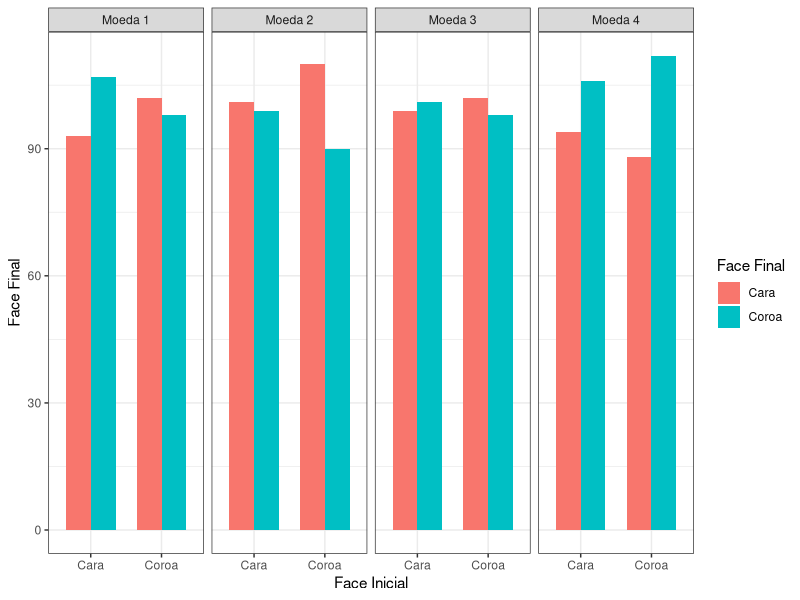

Write the R code that produced this figure.
## ---- chunk 1
library(readxl)
library(tidyverse)
## ---- chunk 2
moeda_1 <- cbind(read_excel(path = "lancamentos.xlsx", range = "E2:G101", col_names = FALSE), read_excel(path = "lancamentos.xlsx", range = "A102:C201", col_names = FALSE), read_excel(path = "lancamentos.xlsx", range = "M202:O301", col_names = FALSE), read_excel(path = "lancamentos.xlsx", range = "I302:K401", col_names = FALSE))

moeda_2 <- cbind(read_excel(path = "lancamentos.xlsx", range = "A2:C101", col_names = FALSE), read_excel(path = "lancamentos.xlsx", range = "E102:G201", col_names = FALSE), read_excel(path = "lancamentos.xlsx", range = "I202:K301", col_names = FALSE), read_excel(path = "lancamentos.xlsx", range = "M302:O401", col_names = FALSE))

moeda_3 <- cbind(read_excel(path = "lancamentos.xlsx", range = "I2:K101", col_names = FALSE), read_excel(path = "lancamentos.xlsx", range = "M102:O201", col_names = FALSE), read_excel(path = "lancamentos.xlsx", range = "E202:G301", col_names = FALSE), read_excel(path = "lancamentos.xlsx", range = "A302:C401", col_names = FALSE))

moeda_4 <- cbind(read_excel(path = "lancamentos.xlsx", range = "M2:O101", col_names = FALSE), read_excel(path = "lancamentos.xlsx", range = "I102:K201", col_names = FALSE), read_excel(path = "lancamentos.xlsx", range = "A202:C301", col_names = FALSE), read_excel(path = "lancamentos.xlsx", range = "E302:G401", col_names = FALSE))
## ---- chunk 3
names(moeda_1) <- c("1", "Joao_inicial", "Joao_final", "2", "Lucas_inicial", "Lucas_final", "3", "Ana_inicial", "Ana_final", "4", "Daniel_inicial", "Daniel_final")

names(moeda_2) <- c("2", "Lucas_inicial", "Lucas_final", "1", "Joao_inicial", "Joao_final", "4", "Daniel_inicial", "Daniel_final", "3", "Ana_inicial", "Ana_final")

names(moeda_3) <- c("4", "Daniel_inicial", "Daniel_final", "3", "Ana_inicial", "Ana_final", "1", "Joao_inicial", "Joao_final", "2", "Lucas_inicial", "Lucas_final")

names(moeda_4) <- c("3", "Ana_inicial", "Ana_final", "4", "Daniel_inicial", "Daniel_final", "2", "Lucas_inicial", "Lucas_final", "1", "Joao_inicial", "Joao_final")
## ---- chunk 4
face_to_number <- function(x){
  if(x == "cara"){
    valor = 0
  }
  if(x == "coroa"){
    valor = 1
  }
  if(x == "cora"){
    valor = 1
  }
  
  return(valor)
}

face_to_number <- Vectorize(face_to_number)

moeda_1 <- moeda_1 %>% select("Ana_inicial" , "Ana_final", "Daniel_inicial", "Daniel_final", "Joao_inicial", "Joao_final", "Lucas_inicial", "Lucas_final") %>% drop_na() %>% mutate_all(str_to_lower) %>% mutate_all(face_to_number)

moeda_2 <- moeda_2 %>% select("Ana_inicial" , "Ana_final", "Daniel_inicial", "Daniel_final", "Joao_inicial", "Joao_final", "Lucas_inicial", "Lucas_final") %>% drop_na() %>% mutate_all(str_to_lower) %>% mutate_all(face_to_number)

moeda_3 <- moeda_3 %>% select("Ana_inicial" , "Ana_final", "Daniel_inicial", "Daniel_final", "Joao_inicial", "Joao_final", "Lucas_inicial", "Lucas_final") %>% drop_na() %>% mutate_all(str_to_lower) %>% mutate_all(face_to_number)

moeda_4 <- moeda_4 %>% select("Ana_inicial" , "Ana_final", "Daniel_inicial", "Daniel_final", "Joao_inicial", "Joao_final", "Lucas_inicial", "Lucas_final") %>% drop_na() %>% mutate_all(str_to_lower) %>% mutate_all(face_to_number)

## ---- chunk 5
colnames(moeda_1) <- paste(colnames(moeda_1), "_moeda_1", sep = "")
colnames(moeda_2) <- paste(colnames(moeda_2), "_moeda_2", sep = "")
colnames(moeda_3) <- paste(colnames(moeda_3), "_moeda_3", sep = "")
colnames(moeda_4) <- paste(colnames(moeda_4), "_moeda_4", sep = "")
## ---- chunk 6
moedas_df <- cbind(moeda_1, moeda_2, moeda_3, moeda_4)

write.csv(moedas_df, "moedas.csv", row.names= FALSE)
## ---- chunk 7
colnames(moeda_1) <- c("Ana_inicial" , "Ana_final", "Daniel_inicial", "Daniel_final", "Joao_inicial", "Joao_final", "Lucas_inicial", "Lucas_final")
colnames(moeda_2) <- c("Ana_inicial" , "Ana_final", "Daniel_inicial", "Daniel_final", "Joao_inicial", "Joao_final", "Lucas_inicial", "Lucas_final") 
colnames(moeda_3) <- c("Ana_inicial" , "Ana_final", "Daniel_inicial", "Daniel_final", "Joao_inicial", "Joao_final", "Lucas_inicial", "Lucas_final") 
colnames(moeda_4) <- c("Ana_inicial" , "Ana_final", "Daniel_inicial", "Daniel_final", "Joao_inicial", "Joao_final", "Lucas_inicial", "Lucas_final") 

moedas_df_2 <- rbind(moeda_1, moeda_2, moeda_3, moeda_4)
## ---- chunk 8
AJ <- table(moedas_df_2$Ana_inicial, moedas_df_2$Ana_final)

DAN <- table(moedas_df_2$Daniel_inicial, moedas_df_2$Daniel_final)

FUR <- table(moedas_df_2$Joao_inicial, moedas_df_2$Joao_final)

KIST <- table(moedas_df_2$Lucas_inicial, moedas_df_2$Lucas_final)
todos <- AJ+DAN+FUR+KIST

prop.test(c(393, 398), c(393+413,396+398))
## ---- chunk 9
moedas_df_3 <- moedas_df_2 %>% mutate(Ana_suc = ifelse(Ana_inicial == Ana_final, 1, 0)) %>% mutate(Daniel_suc = ifelse(Daniel_inicial == Daniel_final, 1, 0)) %>% mutate(Joao_suc = ifelse(Joao_inicial == Joao_final, 1, 0)) %>% mutate(Lucas_suc = ifelse(Lucas_inicial == Lucas_final, 1, 0))
## ---- chunk 10
z_test <- function(x){
  n_suc = sum(x)
  p0 = 2/3
  n = length(x)
  if(n_suc > p0*n){
    stat = n_suc + 1/2 - p0*n
  }
  else{stat = n_suc - 1/2 - p0*n}
  
  z_stat  <- stat/sqrt(n*p0*(1-p0))
  p_value <- 2*pnorm(-abs(z_stat))
  
  vetor = c(p0*n, n_suc, z_stat, p_value)
  
  return(vetor)
}

z_test <- Vectorize(z_test)

z_test(moedas_df_3[,9:12])
## ---- chunk 11
nomes <- c("Inicial", "Final", "Inicial", "Final", "Inicial", "Final", "Inicial", "Final")

colnames(moeda_1) <- nomes
colnames(moeda_2) <- nomes
colnames(moeda_3) <- nomes
colnames(moeda_4) <- nomes

moeda_1_long <- cbind(c(moeda_1[,1], moeda_1[,3], moeda_1[,5], moeda_1[,7]), c(moeda_1[,2], moeda_1[,4], moeda_1[,6], moeda_1[,8])) %>% as.data.frame() %>% mutate(Suc = ifelse(V1 == V2, 1, 0))
names(moeda_1_long) <- c("Inicial", "Final", "Suc")

moeda_2_long <- cbind(c(moeda_2[,1], moeda_2[,3], moeda_2[,5], moeda_2[,7]), c(moeda_2[,2], moeda_2[,4], moeda_2[,6], moeda_2[,8])) %>% as.data.frame() %>% mutate(Suc = ifelse(V1 == V2, 1, 0))
names(moeda_2_long) <- c("Inicial", "Final", "Suc")

moeda_3_long <- cbind(c(moeda_3[,1], moeda_3[,3], moeda_3[,5], moeda_3[,7]), c(moeda_3[,2], moeda_3[,4], moeda_3[,6], moeda_3[,8])) %>% as.data.frame() %>% mutate(Suc = ifelse(V1 == V2, 1, 0))
names(moeda_3_long) <- c("Inicial", "Final", "Suc")

moeda_4_long <- cbind(c(moeda_4[,1], moeda_4[,3], moeda_4[,5], moeda_4[,7]), c(moeda_4[,2], moeda_4[,4], moeda_4[,6], moeda_4[,8])) %>% as.data.frame() %>% mutate(Suc = ifelse(V1 == V2, 1, 0))
names(moeda_4_long) <- c("Inicial", "Final", "Suc")
## ---- chunk 12
df_moedas_long <- cbind(moeda_1_long$Suc, moeda_2_long$Suc, moeda_3_long$Suc, moeda_4_long$Suc) %>% as.data.frame()
names(df_moedas_long) <- c("Sucessos_moeda_1", "Sucessos_moeda_2", "Sucessos_moeda_3", "Sucessos_moeda_4")


z_test(df_moedas_long)
## ---- chunk 13
moedas_df_2$Moeda <- c(rep(1, 100), rep(2, 100), rep(3, 100), rep(4, 100))
names(moedas_df_2) <- c("Inicial", "Final", "Inicial", "Final", "Inicial", "Final", "Inicial", "Final", "Moeda")

moedas_df_long <- cbind(Inicial = c(moedas_df_2[,1], moedas_df_2[,3], moedas_df_2[,5], moedas_df_2[,7]), Final = c(moedas_df_2[,2], moedas_df_2[,4], moedas_df_2[,6], moedas_df_2[,8]), Moeda = moedas_df_2[,9]) %>% as.data.frame()
## ---- chunk 14
moedas_grafico <- moedas_df_long %>% group_by(Inicial, Moeda) %>% summarise(Final = sum(Final), .groups = 'drop') %>% mutate(Inicial = ifelse(Inicial == 1, "Coroa", "Cara")) 
moedas_grafico$Final_2 <- (200 - moedas_grafico$Final)
moedas_grafico <- moedas_grafico %>% pivot_longer(c(Final, Final_2), names_to = "Face Final") %>% mutate(`Face Final` = ifelse(`Face Final` == "Final", "Coroa", "Cara"))
## ---- chunk 15
labs_facet <- c("Moeda 1", "Moeda 2", "Moeda 3", "Moeda 4")
names(labs_facet) <- c("1", "2", "3", "4")

moedas_grafico %>% 
  ggplot(aes(x = Inicial, y = value, fill = `Face Final`))+
  geom_bar(stat = "identity", width=0.7, position = "Dodge")+
  facet_grid(~Moeda, labeller = labeller(Moeda = labs_facet))+
  labs(x = "Face Inicial", y = "Face Final")+
  theme_bw()
